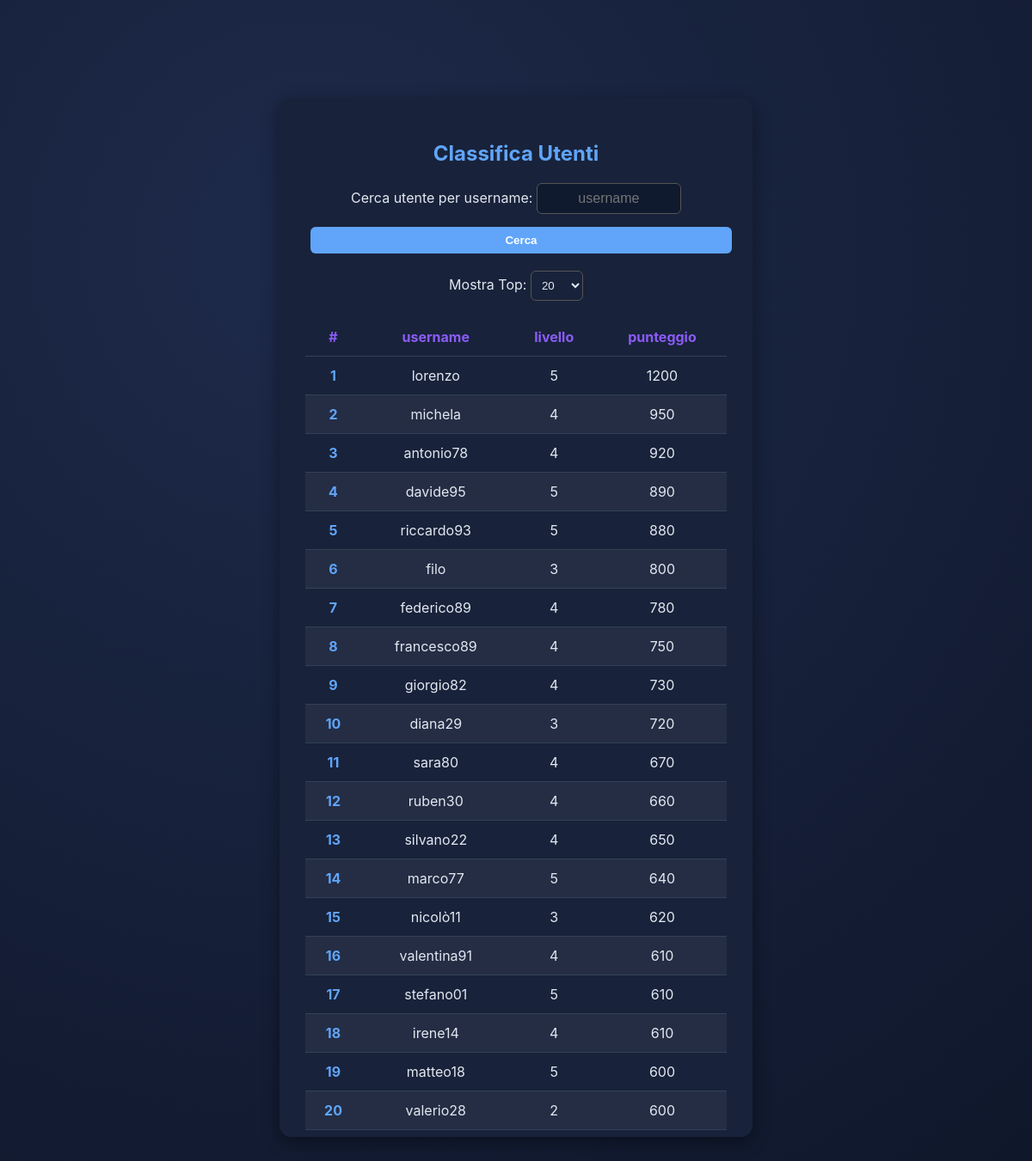
The app's page /classifica.php with its own data.
### tables this page shows
CREATE TABLE utente (
    id INT AUTO_INCREMENT PRIMARY KEY,
    username VARCHAR(50) NOT NULL UNIQUE,
    password VARCHAR(255) NOT NULL, 
    nome VARCHAR(100),
    cognome VARCHAR(100),
    email VARCHAR(100),
    cellulare VARCHAR(20),
    punteggio INT DEFAULT 0,
    livello INT DEFAULT 1,
    numero_accessi INT DEFAULT 0,
    tempo_online INT DEFAULT 0,
    data_nascita DATE
);

### classifica.php (the view, shortened to what this page needs)
<?php
$conn = new mysqli('localhost', 'zen', 'zen', 'zendb');
$utenti = [];
$top = '';
if (isset($_GET['search']) && $_GET['search'] !== '') {
    $username = $_GET['search'];
    $query = "SELECT id, username, livello, punteggio FROM utente WHERE username = '$username';";
}
else {
    $top = isset($_GET['top']) ? intval($_GET['top']) : 20;
    $query = "SELECT username, livello, punteggio FROM utente ORDER BY punteggio DESC LIMIT $top;";
}
if ($conn->multi_query($query)) {
    do {
        if ($result = $conn->store_result()) {
            while ($row = $result->fetch_assoc()) {
                $utenti[] = $row;
            }
        }
    } while ($conn->more_results() && $conn->next_result());
} else {
    die("Errore nella query: " . $conn->error);
}
if (!empty($utenti)) {
    $columns = array_keys($utenti[0]);
} else {
    $columns = ['username', 'livello', 'punteggio'];
}
?>
<!doctype html>
<html lang="it">
<head>
  <link rel="stylesheet" href="assets/css/style.css">
</head>
<body>
  <div class="app">
    <div class="leaderboard-box">
      <h2>Classifica Utenti</h2>
      <form method="GET" action="">
        <label for="search">Cerca utente per username:</label>
        <input class="search-input" type="text" name="search" id="search" placeholder="username" />
        <button type="submit">Cerca</button>
      </form>
      <form method="GET" action="">
        <label for="top">Mostra Top:</label>
        <select name="top" id="top" onchange="this.form.submit()">
          <?php
            $options = [5, 10, 15, 20, 30, 50, 100];
            foreach ($options as $value):
          ?>
            <option value="<?= $value ?>" <?= ($value == $top) ? 'selected' : '' ?>>
              <?= $value ?>
            </option>
          <?php endforeach; ?>
        </select>
      </form>
      <table>
        <thead>
          <tr>
            <th>#</th>
            <?php foreach ($columns as $colname): ?>
              <th><?= htmlspecialchars($colname) ?></th>
            <?php endforeach; ?>
          </tr>
        </thead>
        <tbody>
          <?php if ($utenti): ?>
            <?php $rank = 1; ?>
            <?php foreach ($utenti as $utente): ?>
              <tr>
                <td class="rank"><?= $rank ?></td>
                <?php foreach ($columns as $colname): ?>
                  <td><?= htmlspecialchars($utente[$colname] ?? '') ?></td>
                <?php endforeach; ?>
              </tr>
              <?php $rank++; ?>
            <?php endforeach; ?>
          <?php else: ?>
            <tr><td colspan="<?= count($columns)+1 ?>">Nessun utente trovato.</td></tr>
          <?php endif; ?>
        </tbody>
      </table>
    </div>
  </div>
</body>
</html>

### assets/css/style.css (style rules this page uses)
:root { --bg: #0e1629; --card: #18223a; --accent: #60a5fa; --accent2: #8b5cf6; --text: #e2e8f0; --muted: #94a3b8; --success: #22c55e; --danger: #ef4444; --radius: 14px; font-family: 'Inter', system-ui, sans-serif; }
body { background: radial-gradient(circle at 30% 20%, #1e2a4a, #0e1629); color: var(--text); margin: 0; display: flex; justify-content: center; align-items: center; height: 100vh; }
.app { width: 95%; max-width: 550px; }
input { width: 100%; margin-bottom: 15px; background: #0f1a2f; color: #fff; border: 1px solid #334155; padding: 10px; border-radius: var(--radius); font-size: 1rem; text-align: center; }
button { width: 100%; padding: 10px; background: var(--accent); color: #fff; border: none; border-radius: var(--radius); font-weight: 600; cursor: pointer; transition: background 0.2s; }
select { background: var(--card); color: var(--text); border: 1px solid #334155; border-radius: var(--radius); padding: 6px 10px; }
.leaderboard-box { background: var(--card); border-radius: var(--radius); padding: 30px; max-width: 700px; margin: 20px auto; box-shadow: 0 6px 20px rgba(0, 0, 0, 0.4); text-align: center; }
.leaderboard-box h2 { color: var(--accent); margin-bottom: 20px; }
form { margin-bottom: 20px; }
.search-input { padding: 8px; width: 150px; border-radius: 6px; border: 1px solid #555; }
button { padding: 8px 14px; border-radius: 6px; background: var(--accent); border: none; color: #fff; cursor: pointer; margin-left: 6px; }
select { padding: 8px; border-radius: 6px; border: 1px solid #555; background: var(--card); color: var(--text); cursor: pointer; }
table { width: 100%; border-collapse: collapse; }
th, td { padding: 12px; text-align: center; border-bottom: 1px solid #334155; }
th { color: var(--accent2); }
tr:nth-child(even) { background: rgba(255, 255, 255, 0.05); }
.rank { font-weight: bold; color: var(--accent); }
.leaderboard-box { max-height: 80vh; overflow-y: auto; scrollbar-width: thin; }

### records on screen
utente: username "lorenzo", livello "5", punteggio "1200"
utente: username "michela", livello "4", punteggio "950"
utente: username "antonio78", livello "4", punteggio "920"
utente: username "davide95", livello "5", punteggio "890"
utente: username "riccardo93", livello "5", punteggio "880"
utente: username "filo", livello "3", punteggio "800"
utente: username "federico89", livello "4", punteggio "780"
utente: username "francesco89", livello "4", punteggio "750"
utente: username "giorgio82", livello "4", punteggio "730"
utente: username "diana29", livello "3", punteggio "720"
utente: username "sara80", livello "4", punteggio "670"
utente: username "ruben30", livello "4", punteggio "660"
utente: username "silvano22", livello "4", punteggio "650"
utente: username "marco77", livello "5", punteggio "640"
utente: username "nicolò11", livello "3", punteggio "620"
utente: username "valentina91", livello "4", punteggio "610"
utente: username "stefano01", livello "5", punteggio "610"
utente: username "irene14", livello "4", punteggio "610"
utente: username "matteo18", livello "5", punteggio "600"
utente: username "valerio28", livello "2", punteggio "600"

### other values on screen
$colname "username"
$colname "livello"
$colname "punteggio"
form field top "20"
